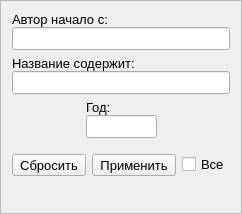
<?xml version="1.0" encoding="UTF-8"?>
<ui version="4.0">
 <class>Filter</class>
 <widget class="QFrame" name="Filter">
  <property name="geometry">
   <rect>
    <x>0</x>
    <y>0</y>
    <width>232</width>
    <height>214</height>
   </rect>
  </property>
  <property name="font">
   <font>
    <pointsize>10</pointsize>
   </font>
  </property>
  <property name="windowTitle">
   <string>Frame</string>
  </property>
  <property name="frameShape">
   <enum>QFrame::StyledPanel</enum>
  </property>
  <property name="frameShadow">
   <enum>QFrame::Raised</enum>
  </property>
  <layout class="QVBoxLayout" name="verticalLayout_4">
   <item>
    <layout class="QVBoxLayout" name="verticalLayout">
     <property name="spacing">
      <number>0</number>
     </property>
     <item>
      <widget class="QLabel" name="lblAuthor">
       <property name="text">
        <string>Автор начало с:</string>
       </property>
      </widget>
     </item>
     <item>
      <widget class="QLineEdit" name="edtAuthor"/>
     </item>
    </layout>
   </item>
   <item>
    <layout class="QVBoxLayout" name="verticalLayout_2">
     <property name="spacing">
      <number>0</number>
     </property>
     <item>
      <widget class="QLabel" name="lblTitle">
       <property name="text">
        <string>Название содержит:</string>
       </property>
      </widget>
     </item>
     <item>
      <widget class="QLineEdit" name="edtTitle"/>
     </item>
    </layout>
   </item>
   <item>
    <layout class="QHBoxLayout" name="horizontalLayout">
     <item>
      <spacer name="horizontalSpacer">
       <property name="orientation">
        <enum>Qt::Horizontal</enum>
       </property>
       <property name="sizeHint" stdset="0">
        <size>
         <width>13</width>
         <height>17</height>
        </size>
       </property>
      </spacer>
     </item>
     <item>
      <layout class="QVBoxLayout" name="verticalLayout_3">
       <property name="spacing">
        <number>0</number>
       </property>
       <item>
        <widget class="QLabel" name="lblYear">
         <property name="text">
          <string>Год:</string>
         </property>
        </widget>
       </item>
       <item>
        <widget class="QLineEdit" name="edtYear">
         <property name="maximumSize">
          <size>
           <width>71</width>
           <height>16777215</height>
          </size>
         </property>
        </widget>
       </item>
      </layout>
     </item>
     <item>
      <spacer name="horizontalSpacer_2">
       <property name="orientation">
        <enum>Qt::Horizontal</enum>
       </property>
       <property name="sizeHint" stdset="0">
        <size>
         <width>13</width>
         <height>17</height>
        </size>
       </property>
      </spacer>
     </item>
    </layout>
   </item>
   <item>
    <spacer name="verticalSpacer">
     <property name="orientation">
      <enum>Qt::Vertical</enum>
     </property>
     <property name="sizeType">
      <enum>QSizePolicy::Fixed</enum>
     </property>
     <property name="sizeHint" stdset="0">
      <size>
       <width>20</width>
       <height>10</height>
      </size>
     </property>
    </spacer>
   </item>
   <item>
    <layout class="QHBoxLayout" name="horizontalLayout_2">
     <item>
      <spacer name="horizontalSpacer_3">
       <property name="orientation">
        <enum>Qt::Horizontal</enum>
       </property>
       <property name="sizeHint" stdset="0">
        <size>
         <width>40</width>
         <height>20</height>
        </size>
       </property>
      </spacer>
     </item>
     <item>
      <widget class="QToolButton" name="btnClear">
       <property name="text">
        <string>Сбросить</string>
       </property>
      </widget>
     </item>
     <item>
      <widget class="QToolButton" name="btnFilter">
       <property name="sizePolicy">
        <sizepolicy hsizetype="Preferred" vsizetype="Fixed">
         <horstretch>0</horstretch>
         <verstretch>0</verstretch>
        </sizepolicy>
       </property>
       <property name="text">
        <string>Применить</string>
       </property>
      </widget>
     </item>
     <item>
      <widget class="QCheckBox" name="cbxAll">
       <property name="text">
        <string>Все</string>
       </property>
      </widget>
     </item>
    </layout>
   </item>
   <item>
    <spacer name="verticalSpacer_2">
     <property name="orientation">
      <enum>Qt::Vertical</enum>
     </property>
     <property name="sizeHint" stdset="0">
      <size>
       <width>20</width>
       <height>40</height>
      </size>
     </property>
    </spacer>
   </item>
  </layout>
  <action name="actionApplyFilter">
   <property name="text">
    <string>Apply</string>
   </property>
   <property name="toolTip">
    <string>Применить фильтр</string>
   </property>
  </action>
  <action name="actionClearFilter">
   <property name="text">
    <string>Сбросить</string>
   </property>
  </action>
 </widget>
 <resources/>
 <connections/>
</ui>
